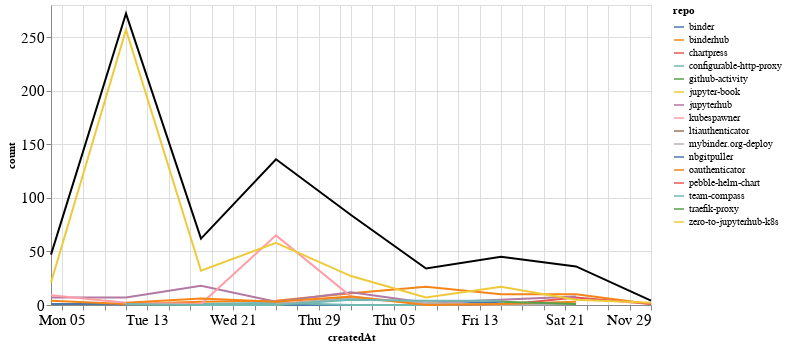

The cell this chart's notebook holds for it:
### Markdown cell above
## Comments

### Code cell
comments_time = comments.groupby('repo').resample('W', on='createdAt').count()['author'].reset_index()
comments_time = comments_time.rename(columns={'author': 'count'})
comments_time_total = comments_time.groupby('createdAt').agg({"count": "sum"}).reset_index()
ch1 = alt.Chart(comments_time, width=600).mark_line().encode(
    x='createdAt',
    y='count',
    color='repo',
    tooltip="repo"
)

ch2 = alt.Chart(comments_time_total, width=600).mark_line(color="black").encode(
    x='createdAt',
    y='count',
)

ch1 + ch2

### Figure 1 — Vega-Lite specification as saved in the notebook (floating-point values rounded to 4 significant figures)
{"config": {"axisLeft": {"labelFontSize": 15}, "axisBottom": {"labelFontSize": 15}}, "layer": [{"data": {"name": "data-c3b503d0ad7d63a7adc724309919b4b2"}, "mark": "line", "encoding": {"color": {"type": "nominal", "field": "repo"}, "tooltip": {"type": "nominal", "field": "repo"}, "x": {"type": "temporal", "field": "createdAt"}, "y": {"type": "quantitative", "field": "count"}}, "width": 600}, {"data": {"name": "data-9f6dc200d02056828d7137e24342a98e"}, "mark": {"type": "line", "color": "black"}, "encoding": {"x": {"type": "temporal", "field": "createdAt"}, "y": {"type": "quantitative", "field": "count"}}, "width": 600}], "$schema": "https://vega.github.io/schema/vega-lite/v4.8.1.json", "datasets": {"data-c3b503d0ad7d63a7adc724309919b4b2": [{"repo": "binder", "createdAt": "2020-10-04T00:00:00", "count": 1}, {"repo": "binder", "createdAt": "2020-10-11T00:00:00", "count": 1}, {"repo": "binder", "createdAt": "2020-10-18T00:00:00", "count": 1}, {"repo": "binder", "createdAt": "2020-10-25T00:00:00", "count": 0}, {"repo": "binder", "createdAt": "2020-11-01T00:00:00", "count": 0}, {"repo": "binder", "createdAt": "2020-11-08T00:00:00", "count": 0}, {"repo": "binder", "createdAt": "2020-11-15T00:00:00", "count": 3}, {"repo": "binderhub", "createdAt": "2020-10-04T00:00:00", "count": 4}, {"repo": "binderhub", "createdAt": "2020-10-11T00:00:00", "count": 1}, {"repo": "binderhub", "createdAt": "2020-10-18T00:00:00", "count": 3}, {"repo": "binderhub", "createdAt": "2020-10-25T00:00:00", "count": 4}, {"repo": "binderhub", "createdAt": "2020-11-01T00:00:00", "count": 11}, {"repo": "binderhub", "createdAt": "2020-11-08T00:00:00", "count": 17}, {"repo": "binderhub", "createdAt": "2020-11-15T00:00:00", "count": 10}, {"repo": "binderhub", "createdAt": "2020-11-22T00:00:00", "count": 10}, {"repo": "binderhub", "createdAt": "2020-11-29T00:00:00", "count": 1}, {"repo": "chartpress", "createdAt": "2020-11-08T00:00:00", "count": 1}, {"repo": "chartpress", "createdAt": "2020-11-15T00:00:00", "count": 0}, {"repo": "chartpress", "createdAt": "2020-11-22T00:00:00", "count": 7}, {"repo": "chartpress", "createdAt": "2020-11-29T00:00:00", "count": 1}, {"repo": "configurable-http-proxy", "createdAt": "2020-10-18T00:00:00", "count": 1}, {"repo": "configurable-http-proxy", "createdAt": "2020-10-25T00:00:00", "count": 2}, {"repo": "configurable-http-proxy", "createdAt": "2020-11-01T00:00:00", "count": 0}, {"repo": "configurable-http-proxy", "createdAt": "2020-11-08T00:00:00", "count": 0}, {"repo": "configurable-http-proxy", "createdAt": "2020-11-15T00:00:00", "count": 1}, {"repo": "github-activity", "createdAt": "2020-10-11T00:00:00", "count": 1}, {"repo": "github-activity", "createdAt": "2020-10-18T00:00:00", "count": 0}, {"repo": "github-activity", "createdAt": "2020-10-25T00:00:00", "count": 0}, {"repo": "github-activity", "createdAt": "2020-11-01T00:00:00", "count": 7}, {"repo": "jupyter-book", "createdAt": "2020-10-04T00:00:00", "count": 2}, {"repo": "jupyterhub", "createdAt": "2020-10-04T00:00:00", "count": 7}, {"repo": "jupyterhub", "createdAt": "2020-10-11T00:00:00", "count": 7}, {"repo": "jupyterhub", "createdAt": "2020-10-18T00:00:00", "count": 18}, {"repo": "jupyterhub", "createdAt": "2020-10-25T00:00:00", "count": 3}, {"repo": "jupyterhub", "createdAt": "2020-11-01T00:00:00", "count": 12}, {"repo": "jupyterhub", "createdAt": "2020-11-08T00:00:00", "count": 2}, {"repo": "jupyterhub", "createdAt": "2020-11-15T00:00:00", "count": 5}, {"repo": "jupyterhub", "createdAt": "2020-11-22T00:00:00", "count": 8}, {"repo": "kubespawner", "createdAt": "2020-10-04T00:00:00", "count": 9}, {"repo": "kubespawner", "createdAt": "2020-10-11T00:00:00", "count": 2}, {"repo": "kubespawner", "createdAt": "2020-10-18T00:00:00", "count": 1}, {"repo": "kubespawner", "createdAt": "2020-10-25T00:00:00", "count": 65}, {"repo": "kubespawner", "createdAt": "2020-11-01T00:00:00", "count": 8}, {"repo": "kubespawner", "createdAt": "2020-11-08T00:00:00", "count": 1}, {"repo": "ltiauthenticator", "createdAt": "2020-11-15T00:00:00", "count": 1}, {"repo": "mybinder.org-deploy", "createdAt": "2020-10-25T00:00:00", "count": 1}, {"repo": "mybinder.org-deploy", "createdAt": "2020-11-01T00:00:00", "count": 6}, {"repo": "mybinder.org-deploy", "createdAt": "2020-11-08T00:00:00", "count": 2}, {"repo": "mybinder.org-deploy", "createdAt": "2020-11-15T00:00:00", "count": 0}, {"repo": "mybinder.org-deploy", "createdAt": "2020-11-22T00:00:00", "count": 1}, {"repo": "nbgitpuller", "createdAt": "2020-10-04T00:00:00", "count": 3}, {"repo": "oauthenticator", "createdAt": "2020-10-11T00:00:00", "count": 2}, {"repo": "oauthenticator", "createdAt": "2020-10-18T00:00:00", "count": 6}, {"repo": "oauthenticator", "createdAt": "2020-10-25T00:00:00", "count": 3}, {"repo": "oauthenticator", "createdAt": "2020-11-01T00:00:00", "count": 8}, {"repo": "oauthenticator", "createdAt": "2020-11-08T00:00:00", "count": 0}, {"repo": "oauthenticator", "createdAt": "2020-11-15T00:00:00", "count": 1}, {"repo": "oauthenticator", "createdAt": "2020-11-22T00:00:00", "count": 3}, {"repo": "pebble-helm-chart", "createdAt": "2020-11-22T00:00:00", "count": 1}, {"repo": "team-compass", "createdAt": "2020-10-11T00:00:00", "count": 1}, {"repo": "team-compass", "createdAt": "2020-10-18T00:00:00", "count": 0}, {"repo": "team-compass", "createdAt": "2020-10-25T00:00:00", "count": 0}, {"repo": "team-compass", "createdAt": "2020-11-01T00:00:00", "count": 5}, {"repo": "team-compass", "createdAt": "2020-11-08T00:00:00", "count": 4}, {"repo": "team-compass", "createdAt": "2020-11-15T00:00:00", "count": 4}, {"repo": "traefik-proxy", "createdAt": "2020-11-15T00:00:00", "count": 3}, {"repo": "traefik-proxy", "createdAt": "2020-11-22T00:00:00", "count": 1}, {"repo": "zero-to-jupyterhub-k8s", "createdAt": "2020-10-04T00:00:00", "count": 21}, {"repo": "zero-to-jupyterhub-k8s", "createdAt": "2020-10-11T00:00:00", "count": 257}, {"repo": "zero-to-jupyterhub-k8s", "createdAt": "2020-10-18T00:00:00", "count": 32}, {"repo": "zero-to-jupyterhub-k8s", "createdAt": "2020-10-25T00:00:00", "count": 58}, {"repo": "zero-to-jupyterhub-k8s", "createdAt": "2020-11-01T00:00:00", "count": 27}, {"repo": "zero-to-jupyterhub-k8s", "createdAt": "2020-11-08T00:00:00", "count": 7}, {"repo": "zero-to-jupyterhub-k8s", "createdAt": "2020-11-15T00:00:00", "count": 17}, {"repo": "zero-to-jupyterhub-k8s", "createdAt": "2020-11-22T00:00:00", "count": 5}, {"repo": "zero-to-jupyterhub-k8s", "createdAt": "2020-11-29T00:00:00", "count": 2}], "data-9f6dc200d02056828d7137e24342a98e": [{"createdAt": "2020-10-04T00:00:00", "count": 47}, {"createdAt": "2020-10-11T00:00:00", "count": 272}, {"createdAt": "2020-10-18T00:00:00", "count": 62}, {"createdAt": "2020-10-25T00:00:00", "count": 136}, {"createdAt": "2020-11-01T00:00:00", "count": 84}, {"createdAt": "2020-11-08T00:00:00", "count": 34}, {"createdAt": "2020-11-15T00:00:00", "count": 45}, {"createdAt": "2020-11-22T00:00:00", "count": 36}, {"createdAt": "2020-11-29T00:00:00", "count": 4}]}}
